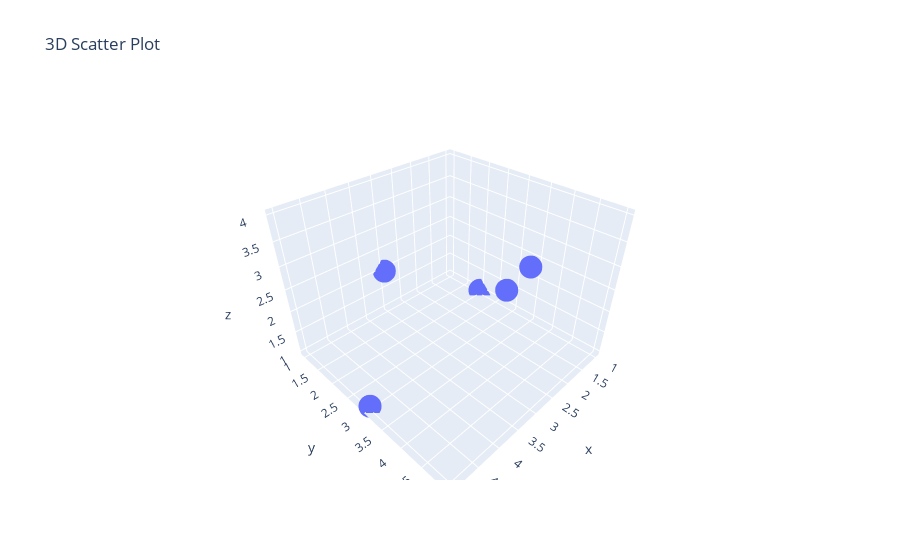

Notebook source saved alongside this figure:
### Code cell
# Question - 11
import plotly.express as px

# Sample data
x = [1, 2, 3, 4, 5]
y = [2, 4, 1, 5, 3]
z = [1, 3, 2, 4, 1]

# Create the 3D scatter plot
fig = px.scatter_3d(x=x, y=y, z=z, title="3D Scatter Plot")
fig.show()

### Figure 1 — Plotly figure (JSON) as saved in the notebook; plotly's stock layout.template omitted (floating-point values rounded to 4 significant figures)
{"data": [{"hovertemplate": "x=%{x}<br>y=%{y}<br>z=%{z}<extra></extra>", "legendgroup": "", "marker": {"color": "#636efa", "symbol": "circle"}, "mode": "markers", "name": "", "scene": "scene", "showlegend": false, "type": "scatter3d", "x": [1, 2, 3, 4, 5], "y": [2, 4, 1, 5, 3], "z": [1, 3, 2, 4, 1]}], "layout": {"legend": {"tracegroupgap": 0}, "scene": {"domain": {"x": [0, 1], "y": [0, 1]}, "xaxis": {"title": {"text": "x"}}, "yaxis": {"title": {"text": "y"}}, "zaxis": {"title": {"text": "z"}}}, "title": {"text": "3D Scatter Plot"}}}
